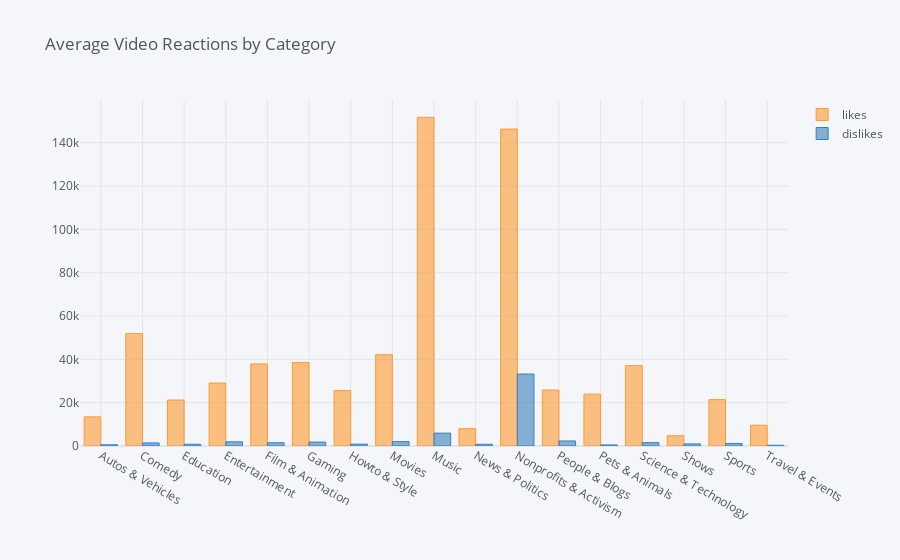

Source (notebook cell):
### Code cell
configure_plotly_browser_state()
ReactionsByCategory.iplot(kind = 'bar',
                          title = "Average Video Reactions by Category")

### Figure 1 — Plotly figure (JSON) as saved in the notebook; plotly's stock layout.template omitted (floating-point values rounded to 4 significant figures)
{"data": [{"marker": {"color": "rgba(255, 153, 51, 0.6)", "line": {"color": "rgba(255, 153, 51, 1.0)", "width": 1}}, "name": "likes", "orientation": "v", "text": "", "x": ["Autos & Vehicles", "Comedy", "Education", "Entertainment", "Film & Animation", "Gaming", "Howto & Style", "Movies", "Music", "News & Politics", "Nonprofits & Activism", "People & Blogs", "Pets & Animals", "Science & Technology", "Shows", "Sports", "Travel & Events"], "y": [13440.0, 51900.0, 21230.0, 29080.0, 37890.0, 38520.0, 25580.0, 42150.0, 151800.0, 8012.0, 146300.0, 25850.0, 23930.0, 37100.0, 4752.0, 21420.0, 9569.0], "type": "bar"}, {"marker": {"color": "rgba(55, 128, 191, 0.6)", "line": {"color": "rgba(55, 128, 191, 1.0)", "width": 1}}, "name": "dislikes", "orientation": "v", "text": "", "x": ["Autos & Vehicles", "Comedy", "Education", "Entertainment", "Film & Animation", "Gaming", "Howto & Style", "Movies", "Music", "News & Politics", "Nonprofits & Activism", "People & Blogs", "Pets & Animals", "Science & Technology", "Shows", "Sports", "Travel & Events"], "y": [561.7, 1423.0, 803.1, 1937.0, 1504.0, 1822.0, 864.2, 2047.0, 5942.0, 799.6, 33230.0, 2325.0, 501.4, 1552.0, 971.3, 1184.0, 331.3], "type": "bar"}], "layout": {"legend": {"bgcolor": "#F5F6F9", "font": {"color": "#4D5663"}}, "paper_bgcolor": "#F5F6F9", "plot_bgcolor": "#F5F6F9", "title": {"font": {"color": "#4D5663"}, "text": "Average Video Reactions by Category"}, "xaxis": {"gridcolor": "#E1E5ED", "showgrid": true, "tickfont": {"color": "#4D5663"}, "title": {"font": {"color": "#4D5663"}, "text": ""}, "zerolinecolor": "#E1E5ED"}, "yaxis": {"gridcolor": "#E1E5ED", "showgrid": true, "tickfont": {"color": "#4D5663"}, "title": {"font": {"color": "#4D5663"}, "text": ""}, "zerolinecolor": "#E1E5ED"}}}
